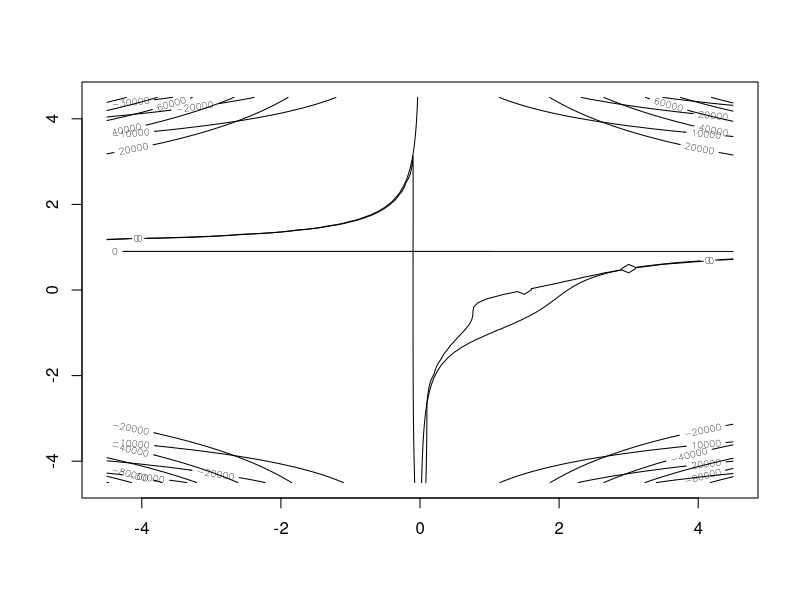

Generate this figure with R:
x <- seq(-4.5, 4.5, length.out=91)
y <- seq(-4.5, 4.5, length.out=91)
support <- outer(x,y)

# F1 <- (1.5-x+x*y)*(y-1)+(2.25-x+x*y^2)*(y^2-1)+(2.625-x+x*y^3)*(y^3-1)
# F2 <- (1.5-x+x*y)*(x)+(2.25-x+x*y^2)*(2*x*y)+(2.625-x+x*y^3)*(3*y^2*x)

Fone <- function(x,y)(1.5-x+x*y)*(y-1)+(2.25-x+x*y^2)*(y^2-1)+(2.625-x+x*y^3)*(y^3-1)
Ftwo <- function(x,y)(1.5-x+x*y)*(x)+(2.25-x+x*y^2)*(2*x*y)+(2.625-x+x*y^3)*(3*y^2*x)

F1 <- outer(x,y,Fone)
F2 <- outer(x,y,Ftwo)

contour(x,y,F1)
contour(x,y,F2, add=TRUE)

f1y <- function(x,y) 1.5-6*x-2*x*y-6*x*y^2+4*x*y^3+6*x*y^5+3*2.625*y^2+4.5*y
f1x <- function(x,y) y^6+y^4-2*y^3-y^2-2*y+3

xiter <- rep(NA, 100)
xiter[1] <- x <- -5
for (i in 2:100){
  xiter[i] <- x - Fone(x,0)/f1x(x,0)
  x <- xiter[i]
}
print(xiter)
print(x)
Fone(x,0)
